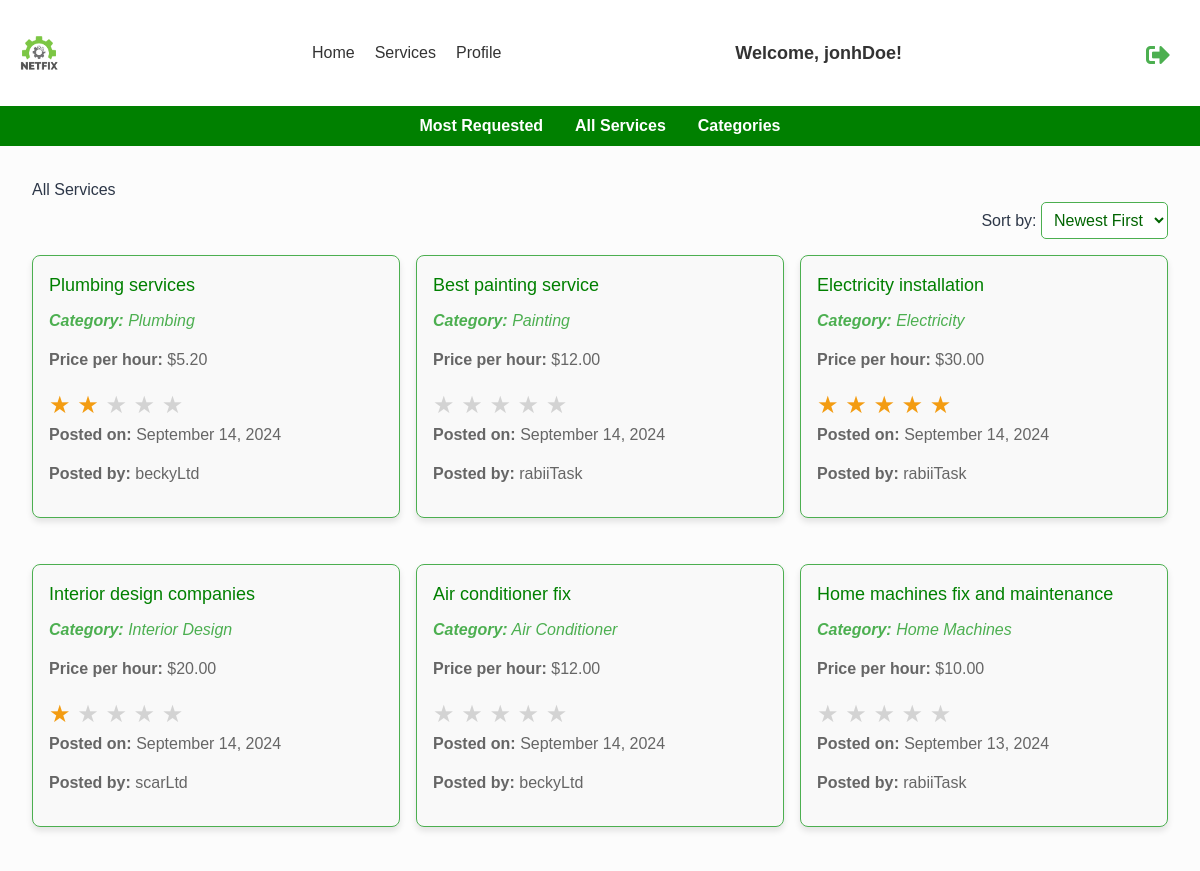
Page /services/service_list/ (signed in, upper part) on the earlier database version.
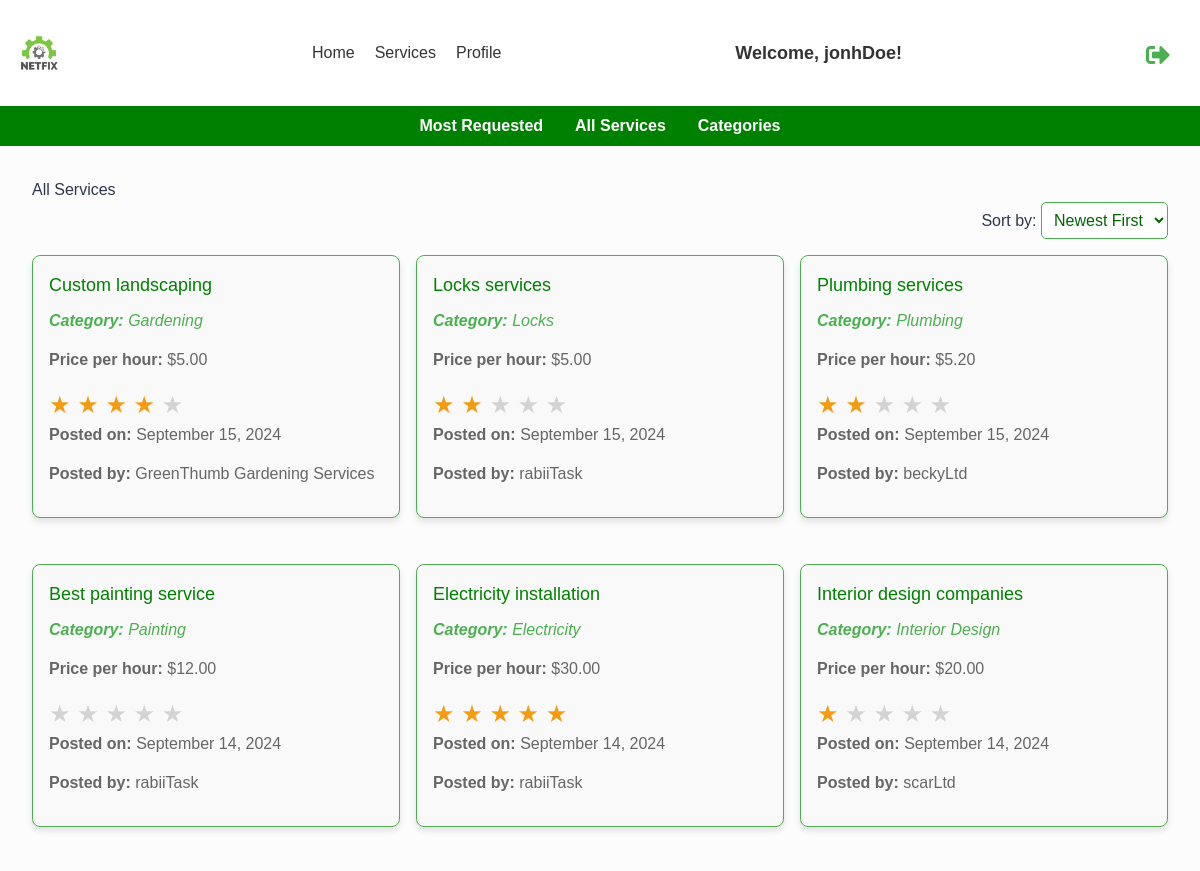
Same page on the later database version.
### services/models.py (models this page shows, shortened)
class Service(models.Model):
    company = models.ForeignKey(Company, on_delete=models.CASCADE)
    name = models.CharField(max_length=40)
    description = models.TextField()
    price_hour = models.DecimalField(decimal_places=2, max_digits=100)
    rating = models.IntegerField(
        validators=[MinValueValidator(0), MaxValueValidator(5)], default=0
    )
    choices = (
        ("Air Conditioner", "Air Conditioner"),
        ("Carpentry", "Carpentry"),
        ("Electricity", "Electricity"),
        ("Gardening", "Gardening"),
        ("Home Machines", "Home Machines"),
        ("House Keeping", "House Keeping"),
        ("Interior Design", "Interior Design"),
        ("Locks", "Locks"),
        ("Painting", "Painting"),
        ("Plumbing", "Plumbing"),
        ("Water Heaters", "Water Heaters"),
    )
    field = models.CharField(max_length=30, blank=False, null=False, choices=choices)
    date = models.DateTimeField(auto_now=True, null=False)
    class Meta:
        unique_together = (
            "name",
            "company",
        )  # Ensure name and company together are unique

### users/models.py (models this page shows, shortened)
class Company(models.Model):
    user = models.OneToOneField(User, on_delete=models.CASCADE, primary_key=True)
    email = models.EmailField(
        max_length=100,
        unique=True,
        blank=False,
        null=False,
        default="default@example.com",
    )
    username = models.CharField(max_length=150, unique=True, blank=False, null=False)
    field_of_work = models.CharField(
        max_length=70,
        choices=(
            ("Air Conditioner", "Air Conditioner"),
            ("All in One", "All in One"),
            ("Carpentry", "Carpentry"),
            ("Electricity", "Electricity"),
            ("Gardening", "Gardening"),
            ("Home Machines", "Home Machines"),
            ("House Keeping", "House Keeping"),
            ("Interior Design", "Interior Design"),
            ("Locks", "Locks"),
            ("Painting", "Painting"),
            ("Plumbing", "Plumbing"),
            ("Water Heaters", "Water Heaters"),
        ),
        blank=False,
        null=False,
    )
    rating = models.IntegerField(
        validators=[MaxValueValidator(5), MinValueValidator(0)], default=0
    )
    description = models.TextField(blank=True, null=True)

### services/views.py (the view)
# urls.py: path("service_list/", v.services_list, name="service_list"),
@login_required(login_url=reverse_lazy("users:choose_registration"))
def services_list(request):
    services = Service.objects.all().order_by("-date")  # Newest first by default
    return render(request, "service_main.html", {"services": services})

### services/templates/service_main.html (shortened to what this page needs)
{% extends 'base.html' %}
{% load static %}
{% block extra_css %}
<link rel="stylesheet" href="{% static 'css/services_display.css' %}">
{% endblock %}
{% block content %}
    {% include 'partials/service_subHeader.html' %}
    <div class="main-div">
        <h2>All Services</h2>
        <div id="sort-container">
            <label for="sort-select">Sort by: </label>
            <select id="sort-select">
                <option value="newest">Newest First</option>
            </select>
        </div>
        <div id="services-container">
            {% for service in services %}
            <a class="service-card"  href="{% url 'services:service_detail' service_id=service.id %}">
                <h3 class="h3-text">{{ service.name }}</h3>
                <p class="category"><strong>Category:</strong> {{ service.get_field_display }}</p>
                <p><strong>Price per hour:</strong> ${{ service.price_hour }}</p>
                <div class="star-rating">
                    <span class="star{% if service.rating >= 1 %} filled{% endif %}">★</span>
                    <span class="star{% if service.rating >= 2 %} filled{% endif %}">★</span>
                    <span class="star{% if service.rating >= 3 %} filled{% endif %}">★</span>
                    <span class="star{% if service.rating >= 4 %} filled{% endif %}">★</span>
                    <span class="star{% if service.rating >= 5 %} filled{% endif %}">★</span>
                </div>
                <p class="posted-date"><strong>Posted on:</strong> {{ service.date|date:"F j, Y" }}</p>
                <p><strong>Posted by:</strong> {{ service.company.username }}</p>
            </a>
            {% empty %}
            <p>No services available.</p>
            {% endfor %}
        </div>
    </div>
{% endblock %}

Differences in the rows shown:
no longer on this page (row unchanged): Service: name "Air conditioner fix", field "Air Conditioner", price_hour "12.00", date "September 14, 2024", company.username "beckyLtd", rating 0 (drawn)
no longer on this page (row unchanged): Service: name "Home machines fix and maintenance", field "Home Machines", price_hour "10.00", date "September 13, 2024", company.username "rabiiTask", rating 0 (drawn)
added Service: name "Custom landscaping", field "Gardening", price_hour "5.00", date "September 15, 2024", company.username "GreenThumb Gardening Services", rating 4 (drawn)
added Service: name "Locks services", field "Locks", price_hour "5.00", date "September 15, 2024", company.username "rabiiTask", rating 2 (drawn)
changed Service "Plumbing services": date "September 14, 2024" → "September 15, 2024"
